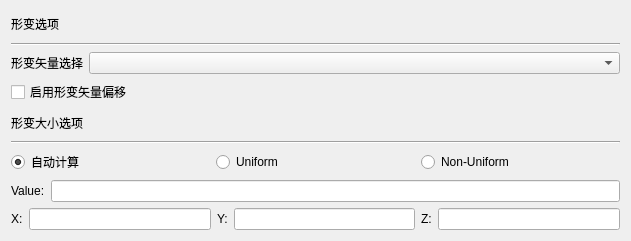
<?xml version="1.0" encoding="UTF-8"?>
<ui version="4.0">
 <class>Deformation</class>
 <widget class="QWidget" name="Deformation">
  <property name="geometry">
   <rect>
    <x>0</x>
    <y>0</y>
    <width>631</width>
    <height>241</height>
   </rect>
  </property>
  <property name="windowTitle">
   <string>Form</string>
  </property>
  <layout class="QVBoxLayout" name="verticalLayout" stretch="0,0,1,0,0,0,0,1,1">
   <item>
    <widget class="QLabel" name="ScaleLabel">
     <property name="text">
      <string>形变选项</string>
     </property>
    </widget>
   </item>
   <item>
    <widget class="Line" name="line">
     <property name="orientation">
      <enum>Qt::Horizontal</enum>
     </property>
    </widget>
   </item>
   <item>
    <layout class="QHBoxLayout" name="horizontalLayout" stretch="0,1">
     <item>
      <widget class="QLabel" name="label">
       <property name="text">
        <string>形变矢量选择</string>
       </property>
      </widget>
     </item>
     <item>
      <widget class="QComboBox" name="comboBox_Deformation_vector"/>
     </item>
    </layout>
   </item>
   <item>
    <widget class="QCheckBox" name="checkBox_enableOffset">
     <property name="text">
      <string>启用形变矢量偏移</string>
     </property>
    </widget>
   </item>
   <item>
    <widget class="QLabel" name="ScaleLabel_2">
     <property name="text">
      <string>形变大小选项</string>
     </property>
    </widget>
   </item>
   <item>
    <widget class="Line" name="line_2">
     <property name="orientation">
      <enum>Qt::Horizontal</enum>
     </property>
    </widget>
   </item>
   <item>
    <layout class="QHBoxLayout" name="horizontalLayout_2">
     <item>
      <widget class="QRadioButton" name="radioButton_autoCompute">
       <property name="text">
        <string>自动计算</string>
       </property>
       <property name="checked">
        <bool>true</bool>
       </property>
      </widget>
     </item>
     <item>
      <widget class="QRadioButton" name="radioButton_Uniform">
       <property name="text">
        <string>Uniform</string>
       </property>
      </widget>
     </item>
     <item>
      <widget class="QRadioButton" name="radioButton_Nonuniform">
       <property name="text">
        <string>Non-Uniform</string>
       </property>
      </widget>
     </item>
    </layout>
   </item>
   <item>
    <layout class="QHBoxLayout" name="horizontalLayout_unform" stretch="0,1">
     <item>
      <widget class="QLabel" name="label_Uniform">
       <property name="text">
        <string>Value:</string>
       </property>
      </widget>
     </item>
     <item>
      <widget class="QLineEdit" name="lineEdit_Uniform_val"/>
     </item>
    </layout>
   </item>
   <item>
    <layout class="QHBoxLayout" name="horizontalLayout_nonuniform" stretch="0,1,0,1,0,1">
     <item>
      <widget class="QLabel" name="label_x">
       <property name="text">
        <string>X:</string>
       </property>
      </widget>
     </item>
     <item>
      <widget class="QLineEdit" name="lineEdit_Nonuniform_x"/>
     </item>
     <item>
      <widget class="QLabel" name="label_y">
       <property name="text">
        <string>Y:</string>
       </property>
      </widget>
     </item>
     <item>
      <widget class="QLineEdit" name="lineEdit_Nonuniform_y">
       <property name="enabled">
        <bool>true</bool>
       </property>
      </widget>
     </item>
     <item>
      <widget class="QLabel" name="label_z">
       <property name="text">
        <string>Z:</string>
       </property>
      </widget>
     </item>
     <item>
      <widget class="QLineEdit" name="lineEdit_Nonuniform_z"/>
     </item>
    </layout>
   </item>
  </layout>
 </widget>
 <resources/>
 <connections/>
</ui>
